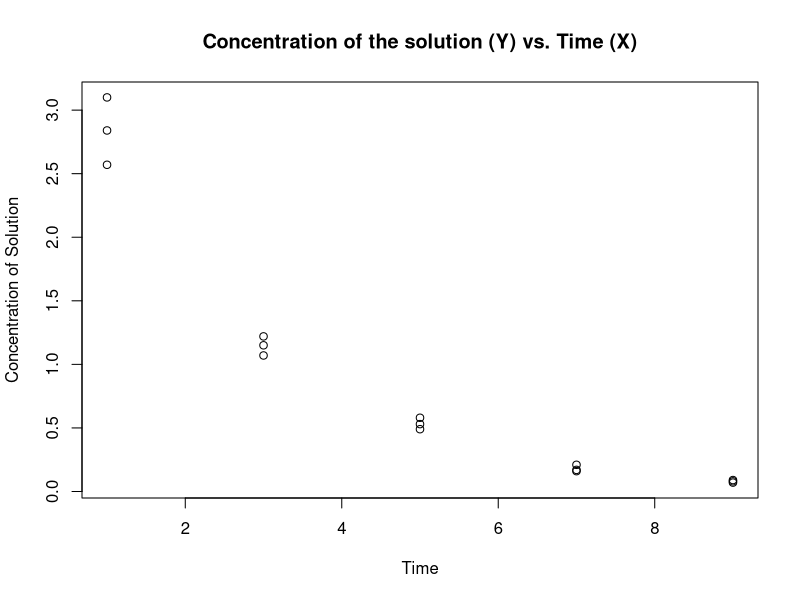
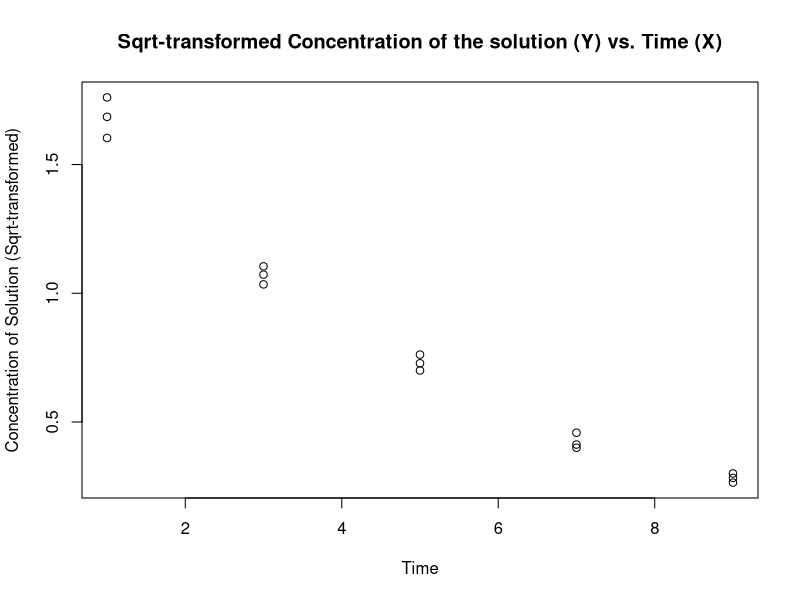
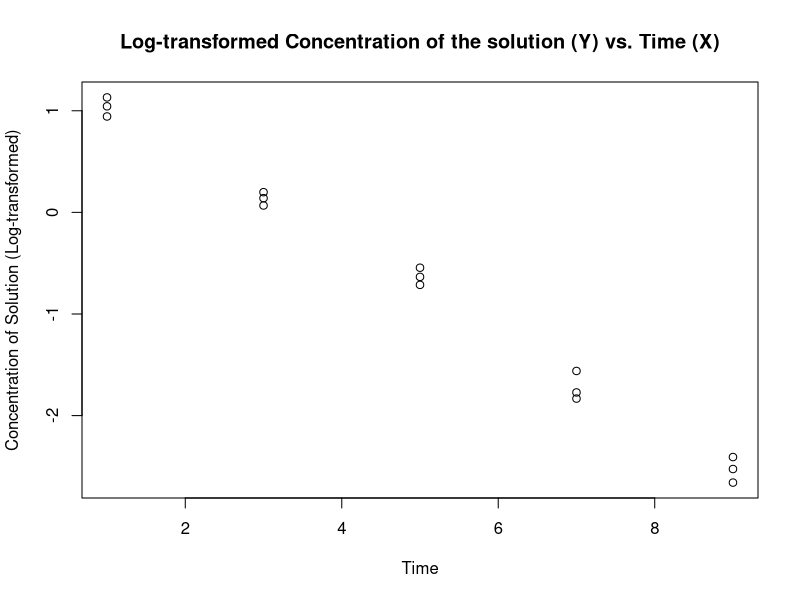
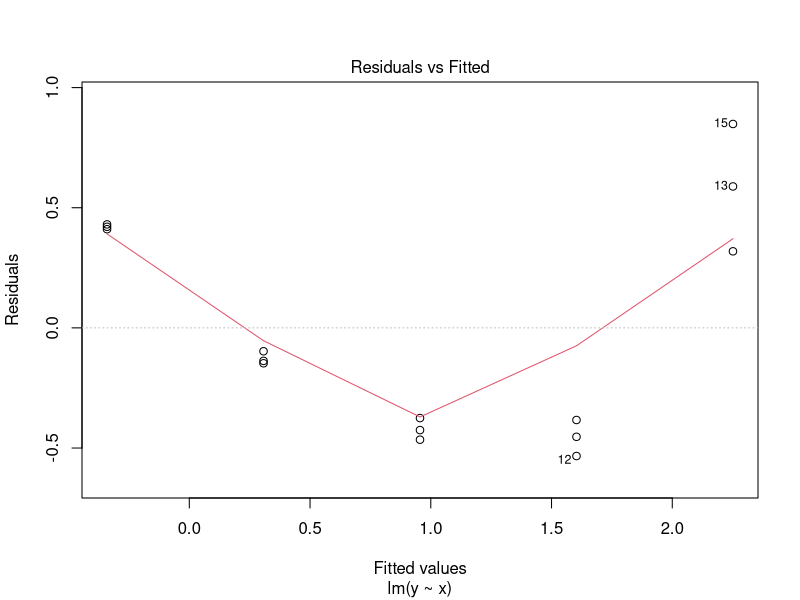
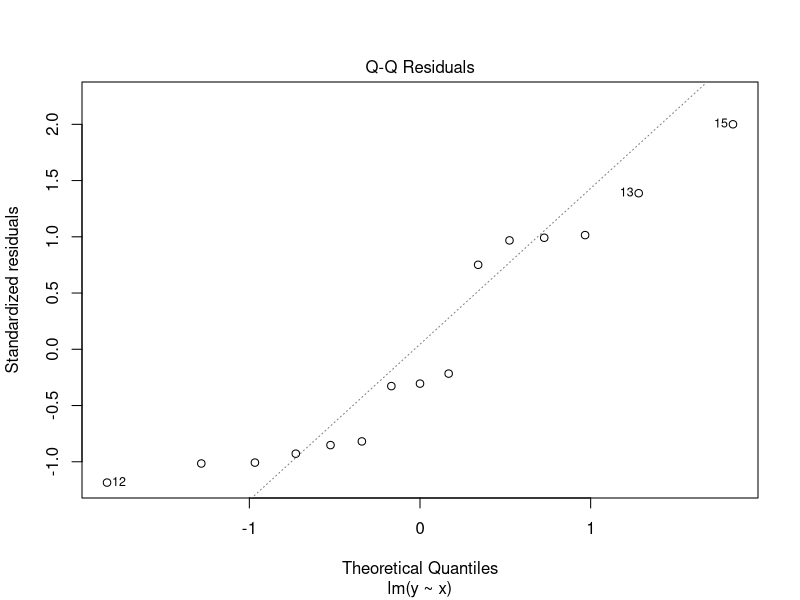
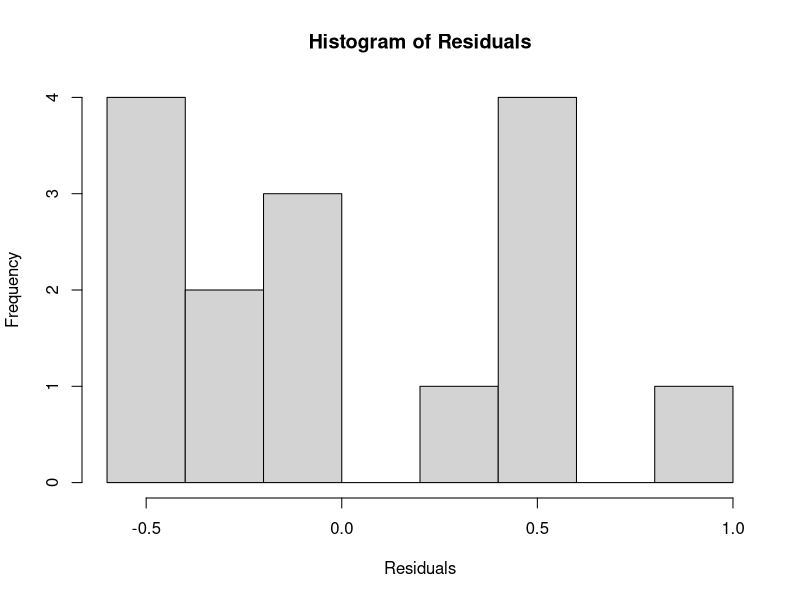
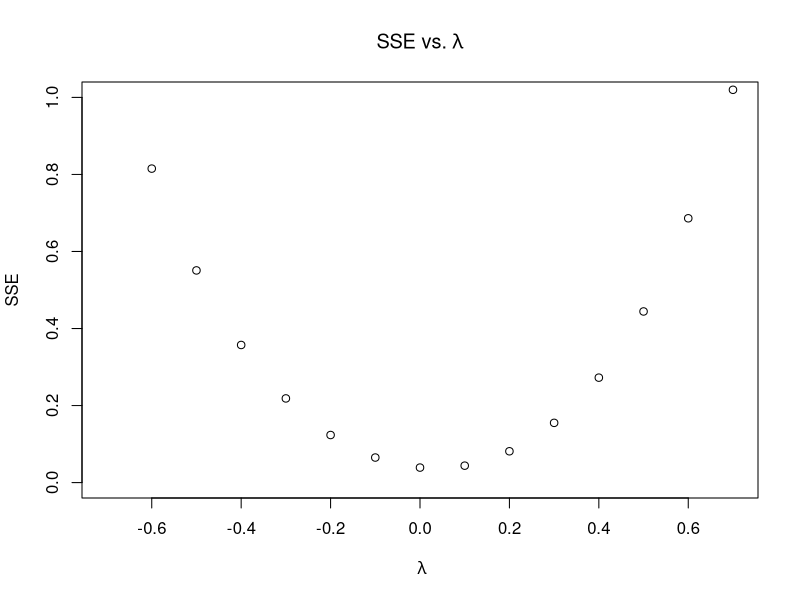
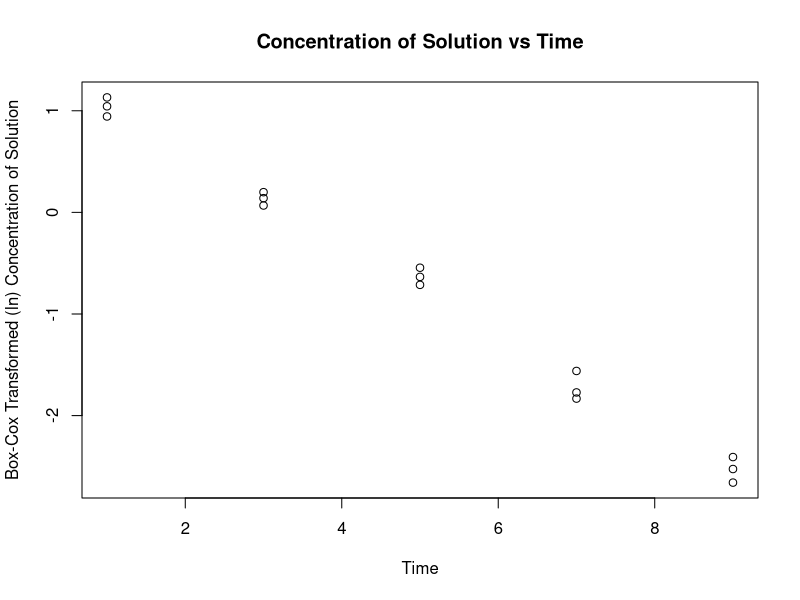

Write the R code that produced these figures, in order.
## ---- chunk 1
knitr::opts_chunk$set(echo = TRUE)
## ---- chunk 2
# Import Data set
sc <- read.csv("./SolutionConcentration.csv")
x <- sc$x
y <- sc$y
## ---- chunk 3
plot(x, y, main='Concentration of the solution (Y) vs. Time (X)',
     xlab='Time', ylab='Concentration of Solution')
## ---- chunk 4
## plotting Log transform
plot(x, sqrt(y), main='Sqrt-transformed Concentration of the solution (Y) vs. Time (X)',
     xlab='Time', ylab='Concentration of Solution (Sqrt-transformed)')
plot(x, log(y), main='Log-transformed Concentration of the solution (Y) vs. Time (X)',
     xlab='Time', ylab='Concentration of Solution (Log-transformed)')
## ---- chunk 5
og_model <- lm(y ~ x)
plot(og_model, which=c(1,2))
hist(resid(og_model), main='Histogram of Residuals', xlab='Residuals')
## ---- chunk 6

std_obs_wi <- function(y, lbd) {
    n <- length(y)
    k2 <- prod(y)^(1/n) # geometric mean of the Yi observations
    
    if (lbd==0) {
        return (k2*log(y))
    } else {
        k1 <- 1/(lbd*k2^(lbd-1))
        return (k1*((y^lbd)-1))
    }
}
## ---- chunk 7
sse <- function(x, w) {
  stdmodel <- lm(w~x)
  return (sum((fitted(stdmodel)-w)^2))
}
## ---- chunk 8
lambda_set <- seq(from=-3, to=3, by=.1)
sse_calc <- rep(NA, length(lambda_set))

for(i in 1:length(lambda_set)){
  Wi_calc <- std_obs_wi(y, lambda_set[i])
  sse_calc[i] <- sse(x, Wi_calc)
}
## ---- chunk 9
Q3_plot <- plot(lambda_set, sse_calc, xlab = expression(~lambda), 
               ylab= "SSE", main= expression(paste("SSE vs.",~lambda)),
               xlim=c(-.7,.7), ylim=c(0,1))

## Calculating the min lambda 
lambda_set[which.min(sse_calc)]
## ---- chunk 10
## plotting the Suggested Box-Cox transformation
trans_y <- log(y)
plot(x, trans_y, main = "Concentration of Solution vs Time", 
     xlab="Time", ylab="Box-Cox Transformed (ln) Concentration of Solution")
bc_model <- lm(trans_y ~ x)
plot(bc_model, which=c(1,2))
hist(resid(bc_model), main='Transformed Model: Histogram of Residuals', xlab='Residuals')
## ---- chunk 11
q2 <- read.csv("./Lab4q2.csv")
## ---- chunk 12
#plotting the data
plot(q2$x, q2$y)
## ---- chunk 13
plot(q2$x, q2$y)
abline(lin_model<-lm(q2$y~q2$x), col = "red")
## ---- chunk 14
alpha_bt <- function(xi, yi, aj) {
    x.a <- xi^aj
    b <- x.a*log(xi)
    model1 <- lm(yi~x.a)
    model2 <- lm(yi~x.a+b)
    gamma <- coef(model2)[3]
    new_a <- gamma/coef(model1)[2] + aj
    return(new_a)
}
## ---- chunk 15
a_vec <- NULL
a_vec[1] <- 1
for (i in 1:9) {
    next_a <- alpha_bt(q2$x, q2$y, a_vec[i])
    a_vec[i+1] <- next_a
}

#model_bt <- lm()
